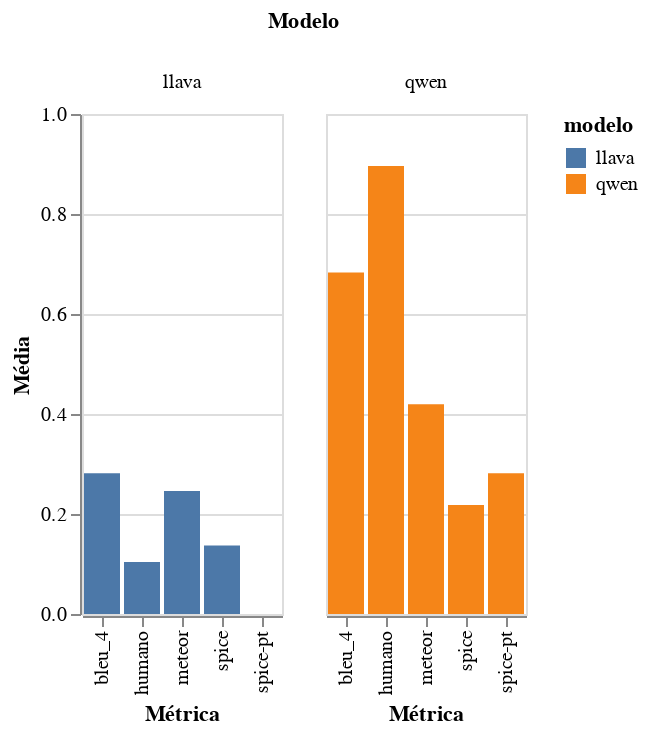

The notebook cell saved with this chart:
### Code cell
bar_chart_media = (
    alt.Chart(medias)
    .mark_bar()
    .encode(
        x=alt.X(
            "métrica:N",
            title="Métrica",
        ),
        y=alt.Y("valor:Q", title="Média", scale=alt.Scale(domain=[0, 1])),
        color="modelo:N",
        column=alt.Column("modelo:N", title="Modelo"),
    )
    .properties(width=100, height=250)
)

bar_chart_media.display()

### Figure 1 — Vega-Lite specification as saved in the notebook (floating-point values rounded to 4 significant figures)
{"config": {"view": {"continuousWidth": 300, "continuousHeight": 300}}, "data": {"name": "data-f02bf831d246ecdbcac252367a776ed7"}, "mark": {"type": "bar"}, "encoding": {"color": {"field": "modelo", "type": "nominal"}, "column": {"field": "modelo", "title": "Modelo", "type": "nominal"}, "x": {"field": "métrica", "title": "Métrica", "type": "nominal"}, "y": {"field": "valor", "scale": {"domain": [0, 1]}, "title": "Média", "type": "quantitative"}}, "height": 250, "width": 100, "$schema": "https://vega.github.io/schema/vega-lite/v5.20.1.json", "datasets": {"data-f02bf831d246ecdbcac252367a776ed7": [{"modelo": "llava", "métrica": "bleu_4", "valor": 0.2814}, {"modelo": "qwen", "métrica": "bleu_4", "valor": 0.683}, {"modelo": "llava", "métrica": "meteor", "valor": 0.2462}, {"modelo": "qwen", "métrica": "meteor", "valor": 0.4195}, {"modelo": "llava", "métrica": "spice", "valor": 0.1371}, {"modelo": "qwen", "métrica": "spice", "valor": 0.2178}, {"modelo": "llava", "métrica": "spice-pt", "valor": 0.0}, {"modelo": "qwen", "métrica": "spice-pt", "valor": 0.2815}, {"modelo": "llava", "métrica": "humano", "valor": 0.1042}, {"modelo": "qwen", "métrica": "humano", "valor": 0.8958}]}}
